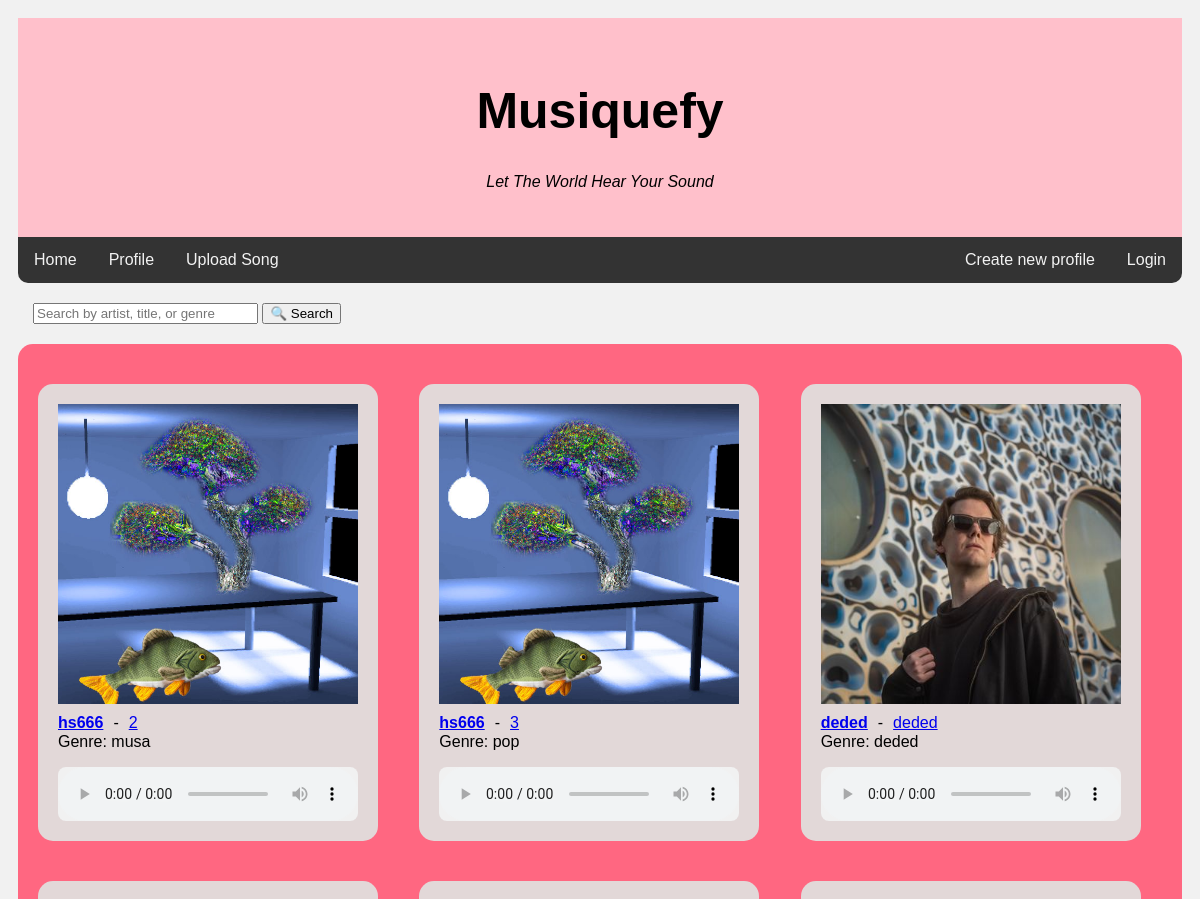
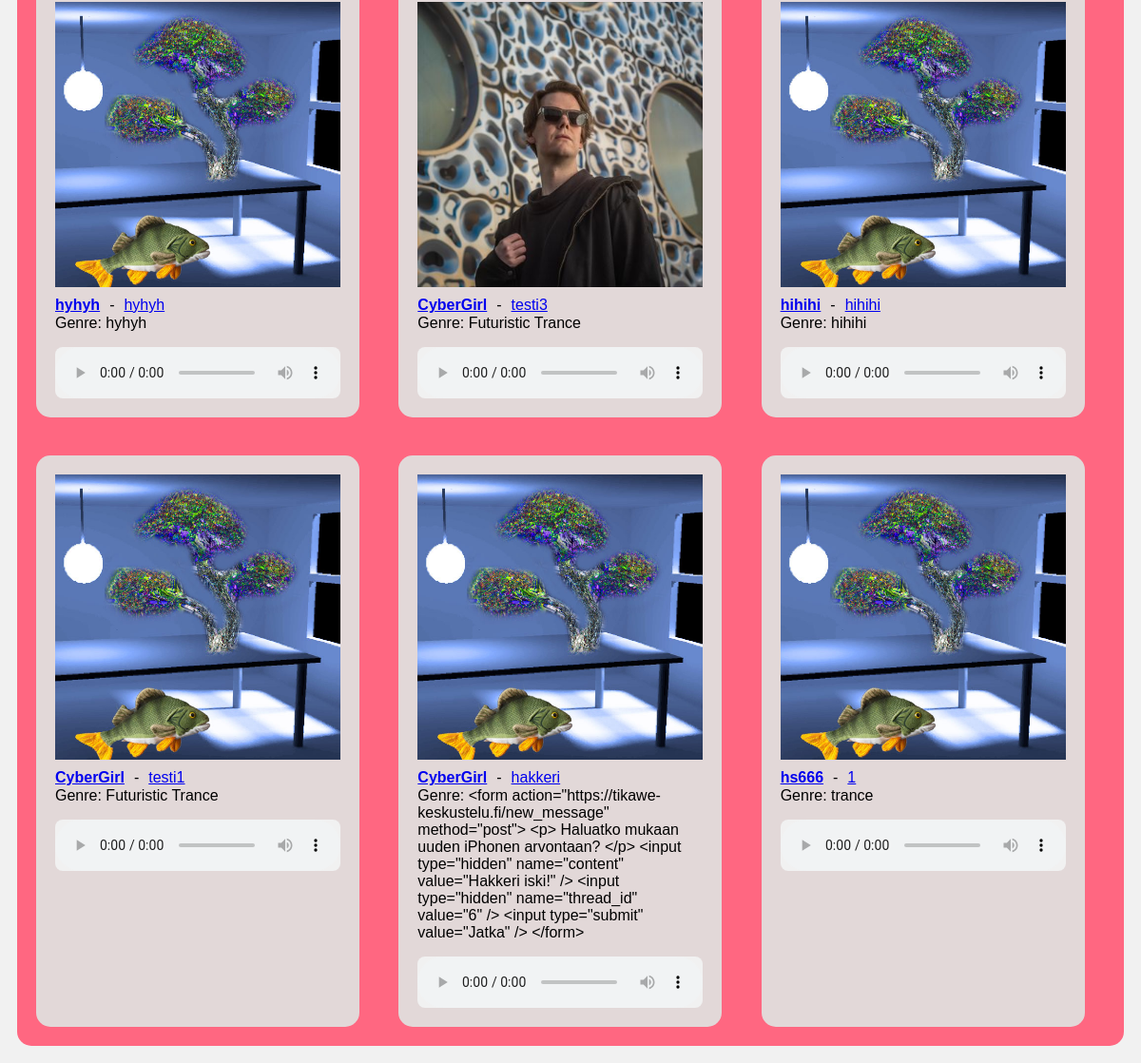
The page / on the database its author committed (2 pictures, top to bottom).
### tables this page shows
CREATE TABLE songs (
    id INTEGER PRIMARY KEY,
    user_id INTEGER NOT NULL,
    title TEXT NOT NULL,
    artist TEXT NOT NULL CHECK (LENGTH(artist) > 0),
    audio_file_path TEXT NOT NULL,
    image_file_path TEXT NOT NULL,
    upload_date DATETIME DEFAULT CURRENT_TIMESTAMP,
    genre TEXT CHECK (LENGTH(genre) > 0),
    duration INTEGER CHECK (duration > 0),
    FOREIGN KEY (user_id) REFERENCES users(id) ON DELETE CASCADE
);

### app.py (the view)
@app.route("/")
def index():
    search_query = request.args.get("search", "").strip()
    if search_query:
        songs = search_songs(search_query)
    else:
        songs = get_songs()
    return render_template("index.html", songs=songs, search_query=search_query)

### repositories/songs_repository.py (called while the page is built)
def get_songs():
    connection = sqlite3.connect("database.db")
    connection.row_factory = sqlite3.Row #sanakirjamuodossa
    cursor = connection.cursor()
    cursor.execute("SELECT * FROM songs ORDER BY RANDOM()")
    songs = cursor.fetchall()
    connection.close()
    return songs

### templates/index.html (shortened to what this page needs)
<!DOCTYPE html>
<html>
<head>
    <link rel="stylesheet" href="../static/styles.css">
</head>
<body>
    <div class="header">
        <h1>Musiquefy</h1>
        <p><i>Let The World Hear Your Sound</i></p>
    </div>
    <div class="topnav-mainpage">
        <a href="/">Home</a>
        {% if session.username%}
        <a href="/user/{{ session['user_id'] }}">Profile</a>
        <a href="/upload_song">Upload Song</a>
        {% else %}
        <a href="/login_page">Profile</a>
        <a href="/login_page">Upload Song</a>
        {% endif %}
        {% if session.username %}
        <a href="/logout" style="float:right">Logout</a>
        {% else %}
        <a href="/login_page" style="float:right">Login</a>
        <a href="/register" style="float:right">Create new profile</a>
        {% endif %}
    </div>
    <div class="extra-bar-mainpage">
        <form method="get" action="/">
            <input type="text" name="search" placeholder="Search by artist, title, or genre" value="{{ search_query }}" size="25">
            <button type="submit">🔍 Search</button>
        </form>
    </div>
    <div class="row">
        <div class="column-mainpage">
            <div class="grid">
                {% for song in songs %}
                <div class="card2">
                    <img src="{{ url_for('static', filename=song.image_file_path.split('static/')[-1]) }}" alt="Kansikuva" width="100%">
                    <div class="song-info">
                        <strong><a href="/user/{{ song.user_id }}">{{ song.artist }}</a></strong> - <a href="/song/{{ song.id }}">{{ song.title }}</a>
                    </div>
                    <p>Genre: {{ song.genre }}</p>
                    <audio controls class="audio1">
                        {% if song.audio_file_path.endswith('.mp3') %}
                        <source src="{{ url_for('static', filename=song.audio_file_path.split('static/')[-1]) }}" type="audio/mpeg">
                        {% elif song.audio_file_path.endswith('.wav') %}
                        <source src="{{ url_for('static', filename=song.audio_file_path.split('static/')[-1]) }}" type="audio/wav">
                        {% else %}
                        <p>Tiedostotyyppi ei tuettu.</p>
                        {% endif %}
                    </audio>
                </div>
                {% endfor %}
            </div>
        </div>
    </div>
</body>
</html>

### static/styles.css (style rules this page uses)
* { box-sizing: border-box; }
body { font-family: Arial; padding: 10px; background: #f1f1f1; }
.header { padding: 30px; text-align: center; background: pink; }
.header h1 { font-size: 50px; }
.topnav-mainpage { overflow: hidden; background-color: #333; border-radius: 0px 0px 10px 10px; margin-bottom: 20px; }
.topnav-mainpage a { float: left; display: block; color: #f2f2f2; text-align: center; padding: 14px 16px; text-decoration: none; }
.extra-bar-mainpage { margin-left: 15px; }
.column-mainpage { float: left; width: 100%; background-color: #f1f1f1; overflow: hidden; }
.grid { display: grid; grid-template-columns: repeat(auto-fill, minmax(300px, 1fr)); gap: 20px; background: rgb(255, 103, 129); padding: 20px; margin-top: 20px; border-radius: 15px; }
.card2 { background-color: rgb(226, 216, 216); padding: 20px; margin-top: 20px; border-radius: 15px; display: flex; flex-direction: column; max-width: 340px; }
.audio1 { width: 100%; border-radius: 8px; background-color: #f1f1f1; }
.song-info { display: flex; flex-wrap: nowrap; gap: 10px; margin-top: 10px; margin-bottom: -15px; }
.row::after { content: ""; display: table; clear: both; }

### rows shown on the page
songs: image_file_path (picture), artist "hs666", title "2", genre "musa"
songs: image_file_path (picture), artist "hs666", title "3", genre "pop"
songs: image_file_path (picture), artist "deded", title "deded", genre "deded"
songs: image_file_path (picture), artist "hyhyh", title "hyhyh", genre "hyhyh"
songs: image_file_path (picture), artist "CyberGirl", title "testi3", genre "Futuristic Trance"
songs: image_file_path (picture), artist "hihihi", title "hihihi", genre "hihihi"
songs: image_file_path (picture), artist "CyberGirl", title "testi1", genre "Futuristic Trance"
songs: image_file_path (picture), artist "CyberGirl", title "hakkeri", genre "<form action=\"https://tikawe-keskustelu.fi/new_message\" method=\"post\"> <p> Haluatko mukaan uuden iPhonen arvontaan? </p> <input type=\"hidden\" name=\"content\" value=\"Hakkeri iski!\" /> <input type=\"hidden\" name=\"thread_id\" value=\"6\" /> <input type=\"submit\" value=\"Jatka\" /> </form>"
songs: image_file_path (picture), artist "hs666", title "1", genre "trance"
